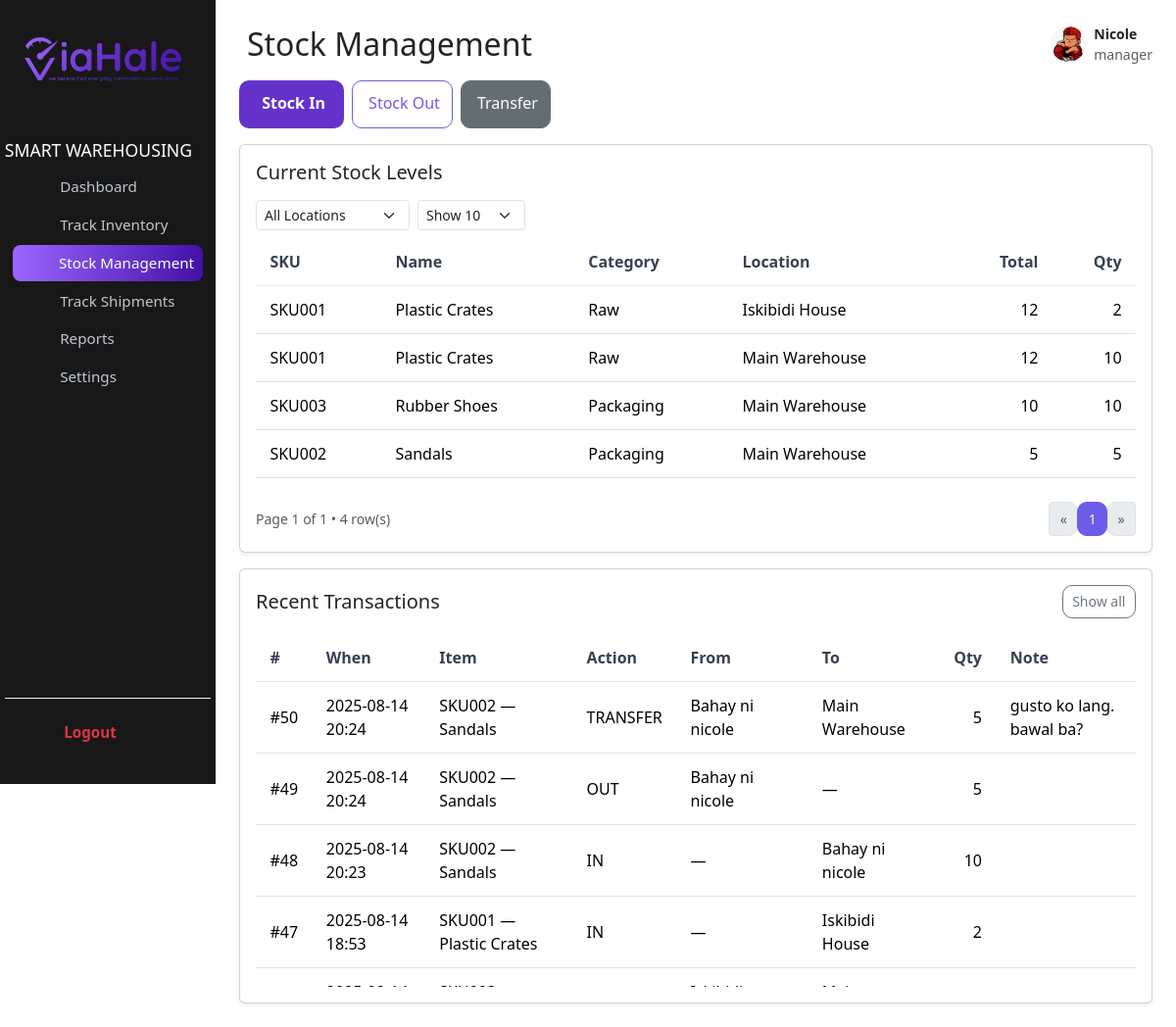
Screenshot of /warehousing/stockmanagement/stockLevelManagement.php (signed in) with the database file from the repository.
### tables this page shows
CREATE TABLE `stock_levels` (
  `item_id` int(11) NOT NULL,
  `location_id` int(11) NOT NULL,
  `qty` int(11) NOT NULL DEFAULT 0
);

CREATE TABLE `inventory_items` (
  `id` int(11) NOT NULL,
  `sku` varchar(64) NOT NULL,
  `name` varchar(255) NOT NULL,
  `category` enum('Raw','Packaging','Finished') NOT NULL,
  `stock` int(11) NOT NULL DEFAULT 0,
  `reorder_level` int(11) NOT NULL DEFAULT 0,
  `archived` tinyint(1) NOT NULL DEFAULT 0,
  `archived_at` datetime DEFAULT NULL,
  `location` varchar(120) DEFAULT NULL,
  `created_at` timestamp NOT NULL DEFAULT current_timestamp(),
  `is_active` tinyint(1) NOT NULL DEFAULT 1
);

CREATE TABLE `warehouse_locations` (
  `id` int(11) NOT NULL,
  `code` varchar(20) NOT NULL,
  `name` varchar(100) NOT NULL,
  `address` varchar(255) DEFAULT NULL
);

CREATE TABLE `stock_transactions` (
  `id` int(11) NOT NULL,
  `item_id` int(11) NOT NULL,
  `from_location_id` int(11) DEFAULT NULL,
  `to_location_id` int(11) DEFAULT NULL,
  `qty` int(11) NOT NULL,
  `action` enum('IN','OUT','TRANSFER','ADJUST') NOT NULL,
  `note` varchar(255) DEFAULT NULL,
  `user_id` int(11) DEFAULT NULL,
  `created_at` timestamp NOT NULL DEFAULT current_timestamp()
);

### warehousing/stockmanagement/stockLevelManagement.php (the view, shortened to what this page needs)
<?php
require_once __DIR__ . '/../../includes/config.php';
function table_exists(PDO $pdo, string $name): bool
{
    $stmt = $pdo->prepare("SHOW TABLES LIKE ?");
    $stmt->execute([$name]);
    return (bool) $stmt->fetchColumn();
}
$hasLoc = table_exists($pdo, "warehouse_locations");
$hasLvl = table_exists($pdo, "stock_levels");
$hasTx = table_exists($pdo, "stock_transactions");
$dbReady = $hasLoc && $hasLvl && $hasTx;
$txLimit = isset($_GET["tx_all"]) ? 200 : 20;
function qs(array $overrides = []): string
{
    $qs = $_GET;
    foreach ($overrides as $k => $v) {
        if ($v === null) {
            unset($qs[$k]);
        } else {
            $qs[$k] = $v;
        }
    }
    return "?" . http_build_query($qs);
}
$userName = $_SESSION["user"]["name"] ?? "Nicole Malitao";
$userRole = $_SESSION["user"]["role"] ?? "Warehouse Manager";
$items = $locations = $levels = $tx = [];
if ($dbReady) {
    $lvlPer = max(5, min(100, (int) ($_GET["lvl_per"] ?? 10)));
    $lvlPage = max(1, (int) ($_GET["lvl_page"] ?? 1));
    $lvlOff = ($lvlPage - 1) * $lvlPer;
    $locId = isset($_GET["loc_id"]) ? (int) $_GET["loc_id"] : 0;
    if ($locId) {
        $countSql = "
    SELECT COUNT(*) FROM (
      SELECT 1
      FROM stock_levels sl
      WHERE sl.location_id = :loc
      GROUP BY sl.item_id, sl.location_id
      HAVING SUM(sl.qty) > 0
    ) x
  ";
        $countStmt = $pdo->prepare($countSql);
        $countStmt->bindValue(":loc", $locId, PDO::PARAM_INT);
    } else {
        $countSql = "
    SELECT COUNT(*) FROM (
      SELECT 1
      FROM stock_levels sl
      GROUP BY sl.item_id, sl.location_id
      HAVING SUM(sl.qty) > 0
    ) x
  ";
        $countStmt = $pdo->prepare($countSql);
    }
    $countStmt->execute();
    $lvlTotal = (int) $countStmt->fetchColumn();
    $lvlPages = max(1, (int) ceil($lvlTotal / $lvlPer));
    $levelSql =
        "
  SELECT
    g.item_id,
    g.location_id,
    i.sku,
    i.name       AS item_name,
    i.category,
    i.reorder_level,
    wl.name      AS location_name,
    g.qty,               -- per-location sum
    t.total_qty          -- total across all locations
  FROM (
    SELECT sl.item_id, sl.location_id, SUM(sl.qty) AS qty
    FROM stock_levels sl
    " .
        ($locId ? "WHERE sl.location_id = :loc" : "") .
        "
    GROUP BY sl.item_id, sl.location_id
    HAVING SUM(sl.qty) > 0
  ) g
  JOIN inventory_items     i  ON i.id  = g.item_id
  JOIN warehouse_locations wl ON wl.id = g.location_id
  JOIN (
    SELECT item_id, SUM(qty) AS total_qty
    FROM stock_levels
    GROUP BY item_id
  ) t ON t.item_id = g.item_id
  ORDER BY i.name, wl.name
  LIMIT :lim OFFSET :off
";
    $stmt = $pdo->prepare($levelSql);
    $stmt->bindValue(":lim", $lvlPer, PDO::PARAM_INT);
    $stmt->bindValue(":off", $lvlOff, PDO::PARAM_INT);
    $stmt->execute();
    $levels = $stmt->fetchAll(PDO::FETCH_ASSOC);
    $txStmt = $pdo->prepare("
  SELECT st.id, st.item_id, st.from_location_id, st.to_location_id, st.qty, st.action, st.note, st.created_at,
         ii.sku, ii.name AS item_name,
         lf.name AS from_loc, lt.name AS to_loc
  FROM stock_transactions st
  JOIN inventory_items ii ON ii.id = st.item_id
  LEFT JOIN warehouse_locations lf ON lf.id = st.from_location_id
  LEFT JOIN warehouse_locations lt ON lt.id = st.to_location_id
  ORDER BY st.created_at DESC
  LIMIT :lim
");
    $txStmt->bindValue(":lim", (int) $txLimit, PDO::PARAM_INT);
    $txStmt->execute();
    $tx = $txStmt->fetchAll(PDO::FETCH_ASSOC);
}
?>
<!DOCTYPE html>
<html lang="en">
<head>
  <link href="https://cdn.jsdelivr.net/npm/bootstrap@5.3.2/dist/css/bootstrap.min.css" rel="stylesheet" />
  <link href="../../css/style.css" rel="stylesheet" />
  <link href="../../css/modules.css" rel="stylesheet" />
</head>
<body>
  <div class="container-fluid p-0">
    <div class="row g-0">
<div class="sidebar d-flex flex-column">
  <div class="d-flex justify-content-center align-items-center mb-4 mt-3">
    <img src="../../img/logo.png" id="logo" class="img-fluid me-2" style="height:55px" alt="Logo">
  </div>
  <h6 class="text-uppercase mb-2">Smart Warehousing</h6>
  <nav class="nav flex-column px-2 mb-4">
    <a class="nav-link" href="../warehouseDashboard.php">
      <ion-icon name="home-outline"></ion-icon><span>Dashboard</span>
    </a>
    <a class="nav-link" href="../inventory/inventoryTracking.php">
      <ion-icon name="cube-outline"></ion-icon><span>Track Inventory</span>
    </a>
    <a class="nav-link active" href="./stockLevelManagement.php">
      <ion-icon name="layers-outline"></ion-icon><span>Stock Management</span>
    </a>
    <a class="nav-link" href="../TrackShipment/shipmentTracking.php">
      <ion-icon name="paper-plane-outline"></ion-icon><span>Track Shipments</span>
    </a>
    <a class="nav-link" href="../warehouseReports.php">
      <ion-icon name="file-tray-stacked-outline"></ion-icon><span>Reports</span>
    </a>
    <a class="nav-link" href="../warehouseSettings.php">
      <ion-icon name="settings-outline"></ion-icon><span>Settings</span>
    </a>
  </nav>
  <div class="logout-section">
    <a class="nav-link text-danger" href="<?= BASE_URL ?>/auth/logout.php">
      <ion-icon name="log-out-outline"></ion-icon> Logout
    </a>
  </div>
</div>
      <div class="col main-content p-3 p-lg-4">
        <div class="d-flex justify-content-between align-items-center mb-3">
          <div class="d-flex align-items-center gap-3">
           <h2 class="m-0 d-flex align-items-center gap-2">
        <ion-icon name="layers-outline"></ion-icon>Stock Management
      </h2>
          </div>
          <div class="d-flex align-items-center gap-2">
            <img src="../../img/profile.jpg" class="rounded-circle" width="36" height="36" alt="">
            <div class="small">
              <strong><?= htmlspecialchars($userName) ?></strong><br/>
              <span class="text-muted"><?= htmlspecialchars($userRole) ?></span>
            </div>
          </div>
        </div>
        <?php if ($dbReady): ?>
        <section class="mb-3">
          <div class="d-flex gap-2">
            <button class="btn btn-violet" data-bs-toggle="modal" data-bs-target="#inModal">
              <ion-icon name="download-outline"></ion-icon> Stock In
            </button>
            <button class="btn btn-outline-primary" data-bs-toggle="modal" data-bs-target="#outModal">
              <ion-icon name="exit-outline"></ion-icon> Stock Out
            </button>
            <button class="btn btn-secondary" data-bs-toggle="modal" data-bs-target="#transferModal">
              <ion-icon name="swap-horizontal-outline"></ion-icon> Transfer
            </button>
          </div>
        </section>
        <section class="card shadow-sm mb-3">
          <div class="card-body">
            <h5 class="mb-3">Current Stock Levels</h5>
<form method="get" class="row g-2 align-items-center mb-2" id="levelsFilter">
  <div class="col-12 col-md-auto">
    <select name="loc_id" class="form-select form-select-sm" onchange="this.form.submit()">
      <option value="">All Locations</option>
    </select>
  </div>
  <div class="col-12 col-md-auto">
    <select name="lvl_per" class="form-select form-select-sm" onchange="this.form.submit()">
      <?php foreach ([10, 25, 50, 100] as $opt): ?>
        <option value="<?= $opt ?>" <?= $lvlPer === $opt
    ? "selected"
    : "" ?>>Show <?= $opt ?></option>
      <?php endforeach; ?>
    </select>
  </div>
</form>
            <div class="table-responsive levels-scroll">
              <table class="table align-middle">
                <thead>
                  <tr>
                    <th>SKU</th>
                    <th>Name</th>
                    <th>Category</th>
                    <th>Location</th>
                    <th class="text-end">Total</th>
                    <th class="text-end">Qty</th>
                  </tr>
                </thead>
                <tbody>
                  <?php if (!$levels): ?>
                    <tr><td colspan="6" class="text-center py-4 text-muted">No stock levels yet.</td></tr>
                  <?php else:foreach ($levels as $r): ?>
                    <tr>
                      <td><?= htmlspecialchars($r["sku"]) ?></td>
                      <td><?= htmlspecialchars($r["item_name"]) ?></td>
                      <td><?= htmlspecialchars($r["category"]) ?></td>
                      <td><?= htmlspecialchars($r["location_name"]) ?></td>
                      <td class="text-end">
                        <?= (int) $r["total_qty"] ?>
                      </td>
                    <td class="text-end"><?= (int) $r["qty"] ?></td>
                    </tr>
                  <?php endforeach;endif; ?>
                </tbody>
              </table>
            </div>
<div class="d-flex justify-content-between align-items-center mt-2">
  <div class="small text-muted">
    Page <?= $lvlPage ?> of <?= $lvlPages ?> • <?= $lvlTotal ?> row(s)
  </div>
  <nav aria-label="Levels pages">
    <ul class="pagination pagination-sm mb-0">
      <li class="page-item <?= $lvlPage <= 1 ? "disabled" : "" ?>">
        <a class="page-link" href="<?= $lvlPage <= 1
            ? "#"
            : qs(["lvl_page" => $lvlPage - 1]) ?>">&laquo;</a>
      </li>
      <?php for (
          $p = max(1, $lvlPage - 2);
          $p <= min($lvlPages, $lvlPage + 2);
          $p++
      ): ?>
        <li class="page-item <?= $p === $lvlPage ? "active" : "" ?>">
          <a class="page-link" href="<?= qs([
              "lvl_page" => $p,
          ]) ?>"><?= $p ?></a>
        </li>
      <?php endfor; ?>
      <li class="page-item <?= $lvlPage >= $lvlPages ? "disabled" : "" ?>">
        <a class="page-link" href="<?= $lvlPage >= $lvlPages
            ? "#"
            : qs(["lvl_page" => $lvlPage + 1]) ?>">&raquo;</a>
      </li>
    </ul>
  </nav>
</div>
  </div>
</section>
        <section class="card shadow-sm">
          <div class="card-body">
            <div class="d-flex justify-content-between align-items-center mb-3">
  <h5 class="mb-0">Recent Transactions</h5>
  <?php if (!isset($_GET["tx_all"])): ?>
    <a class="btn btn-sm btn-outline-secondary" href="?tx_all=1">Show all</a>
  <?php else: ?>
    <a class="btn btn-sm btn-outline-secondary" href="stockLevelManagement.php">Show less</a>
  <?php endif; ?>
</div>
            <div class="table-responsive tx-scroll">
              <table class="table align-middle">
                <thead>
                  <tr>
                    <th>#</th>
                    <th>When</th>
                    <th>Item</th>
                    <th>Action</th>
                    <th>From</th>
                    <th>To</th>
                    <th class="text-end">Qty</th>
                    <th>Note</th>
                  </tr>
                </thead>
                <tbody>
                  <?php if (!$tx): ?>
                    <tr><td colspan="8" class="text-center py-4 text-muted">No transactions yet.</td></tr>
                  <?php else:foreach ($tx as $t): ?>
                    <tr>
                      <td>#<?= (int) $t["id"] ?></td>
                      <td><?= htmlspecialchars(
                          date("Y-m-d H:i", strtotime($t["created_at"]))
                      ) ?></td>
                      <td><?= htmlspecialchars(
                          $t["sku"] . " — " . $t["item_name"]
                      ) ?></td>
                      <td><?= htmlspecialchars($t["action"]) ?></td>
                      <td><?= htmlspecialchars($t["from_loc"] ?? "—") ?></td>
                      <td><?= htmlspecialchars($t["to_loc"] ?? "—") ?></td>
                      <td class="text-end"><?= (int) $t["qty"] ?></td>
                      <td><?= htmlspecialchars($t["note"] ?? "") ?></td>
                    </tr>
                  <?php endforeach;endif; ?>
                </tbody>
              </table>
            </div>
          </div>
        </section>
        <?php endif; ?>
      </div>
    </div>
  </div>
</body>
</html>

### css/style.css (style rules this page uses)
.sidebar { position: fixed; top: 0; left: 0; z-index: 1040; width: 220px; height: 100vh; min-height: 100vh; padding: 1rem 0.3rem; background: #181818; color: #fff; border: none; overflow-y: auto; display: flex; flex-direction: column; transition: left 0.3s ease-in-out; -ms-overflow-style: none; scrollbar-width: none; }
.sidebar h6 { margin-bottom: 1em; font-weight: 500; font-size: 1.1rem; color: #fff; text-transform: uppercase; }
#logo { margin-bottom: 2em; }
.sidebar a { width: 100%; display: flex; align-items: center; gap: 0.7rem; padding: 0.45rem 0.7rem; margin-bottom: 0.1rem; background: none; border: none; border-radius: 8px; color: #bfc7d1; font-size: 0.95rem; text-align: left; white-space: nowrap; transition: background 0.2s, color 0.2s; }
.sidebar a ion-icon { min-width: 1.3rem; font-size: 1.3rem; }
.sidebar a.active, .sidebar a:hover { background: linear-gradient(90deg, #9a66ff 0%, #4311a5 100%); color: #fff; }
.sidebar .nav-link ion-icon { width: 22px; height: 22px; font-size: 22px; line-height: 1; display: inline-flex; align-items: center; justify-content: center; vertical-align: -2px; }
.logout-section { margin-top: auto; padding: 1rem; border-top: 1px solid #ffefef; }
.sidebar .nav { flex-grow: 1; }
.sidebar .nav-link.text-danger { color: #ff4747; font-weight: 600; }
@media (min-width: 900px) { .main-content { margin-left: 220px; padding: 2rem; } }

### css/modules.css (style rules this page uses)
.btn-violet { background: #6532c9; color: #fff; border-radius: 8px; font-weight: 600; padding: 0.7rem 1.2rem; border: 0; }
.table thead th { background: #fafafa; border-bottom: 1px solid #e9e9f2; font-weight: 600; color: #374151; }
.table td, .table th { padding: 0.75rem 0.9rem; }
.table td { vertical-align: middle; }
.pagination { justify-content: center; }
.btn, .page-link { border-radius: 10px; }
.btn-sm { padding: 0.35rem 0.6rem; font-size: 0.875rem; }
.btn-outline-primary { --bs-btn-color: #6c5ce7; --bs-btn-border-color: #6c5ce7; }
.btn-secondary { --bs-btn-bg: #636e72; --bs-btn-border-color: #636e72; }
.btn ion-icon, .nav .nav-link ion-icon, .table .btn ion-icon { font-size: 18px; vertical-align: -2px; margin-right: 0.25rem; }
.pagination .page-link { padding: 0.35rem 0.65rem; font-weight: 500; }
.pagination .page-item.active .page-link { background-color: #6c5ce7; border-color: #6c5ce7; }
.tx-scroll { max-height: 360px; overflow-y: auto; }
.tx-scroll .table { margin-bottom: 0; }
.tx-scroll thead th { position: sticky; top: 0; background: #fff; z-index: 1; }
.levels-scroll { max-height: 60vh; overflow: auto; }
.levels-scroll thead th { position: sticky; top: 0; z-index: 1; background: var(--bs-body-bg); }

### rows the page displays
stock_levels: item.sku "SKU001", item.name "Plastic Crates", item.category "Raw", location.name "Iskibidi House", total_qty "12", qty "2"
stock_levels: item.sku "SKU001", item.name "Plastic Crates", item.category "Raw", location.name "Main Warehouse", total_qty "12", qty "10"
stock_levels: item.sku "SKU003", item.name "Rubber Shoes", item.category "Packaging", location.name "Main Warehouse", total_qty "10", qty "10"
stock_levels: item.sku "SKU002", item.name "Sandals", item.category "Packaging", location.name "Main Warehouse", total_qty "5", qty "5"
stock_transactions: id "50", created_at "2025-08-14 20:24", item.name "SKU002 — Sandals", action "TRANSFER", from_location.name "Bahay ni nicole", to_location.name "Main Warehouse", qty "5", note "gusto ko lang. bawal ba?"
stock_transactions: id "49", created_at "2025-08-14 20:24", item.name "SKU002 — Sandals", action "OUT", from_location.name "Bahay ni nicole", to_loc "—", qty "5"
stock_transactions: id "48", created_at "2025-08-14 20:23", item.name "SKU002 — Sandals", action "IN", from_loc "—", to_location.name "Bahay ni nicole", qty "10"
stock_transactions: id "47", created_at "2025-08-14 18:53", item.name "SKU001 — Plastic Crates", action "IN", from_loc "—", to_location.name "Iskibidi House", qty "2"

### other values shown
$userName "Nicole"
$userRole "manager"
$lvlPage "1"
$lvlPages "1"
$lvlTotal "4"
